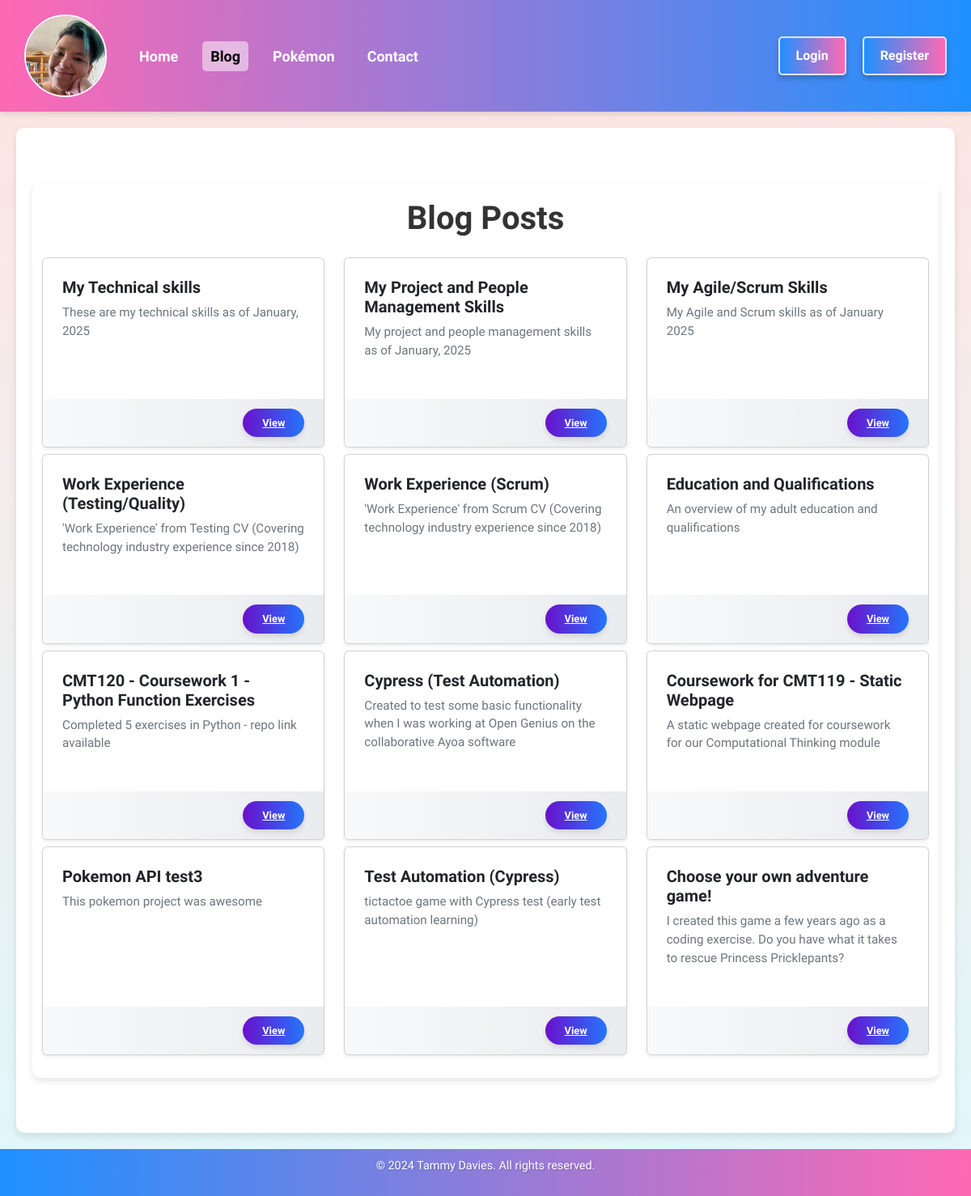
Screenshot of /blog/ with the database file from the repository.
### app/blog/database/models/blog_post.py (models this page shows)
class BlogPost(db.Model):
    id = db.Column(db.Integer, primary_key=True)
    title = db.Column(db.String(100), nullable=False)
    content = db.Column(db.Text, nullable=False)
    timestamp = db.Column(db.DateTime, default=datetime.utcnow)
    priority = db.Column(db.Integer, default=0)
    author = db.Column(db.String(50), nullable=False)
    summary = db.Column(db.String(255), nullable=True)
    repository_url = db.Column(db.String(255), nullable=True)
    live_demo_url = db.Column(db.String(255), nullable=True)
    comments = db.relationship(
        "Comment", backref="post", cascade="all, delete-orphan", lazy=True
    )

### app/blog/routes/blog.py (the view)
def blog():
    posts = BlogPost.query.order_by(
        BlogPost.priority.desc(), BlogPost.timestamp.desc()
    ).all()
    return render_template("blogs.html", posts=posts)

### app/authentication/database/is_admin.py (called while the page is built)
def is_admin():
    return current_user.is_authenticated and current_user.email == "tammy@tsdavies.com"

### app/blog/templates/blogs.html (shortened to what this page needs)
{% extends "page_template.html" %} {% block content %}
<main class="container my-5">
  <h1 class="text-center mb-4">Blog Posts</h1>
  <div class="row">
    {% for post in posts %} {% include "blog_tile.html" %} {% endfor %}
  </div>
</main>
{% endblock %}

### app/blog/templates/blog_tile.html (shortened to what this page needs)
<div class="col-md-4 mb-2">
  <div class="card mb-4 shadow-sm h-100">
    <div class="card-body">
      <h5 class="card-title">{{ post.title }}</h5>
      <p class="card-text text-clamp">
        {% if post.summary %} {{ post.summary }} {% else %} {{ post.content }}
        {% endif %}
      </p>
    </div>
    <div class="card-footer d-flex justify-content-between align-items-center">
      <a
        href="{{ url_for('blog.post_detail', post_id=post.id) }}"
        class="card-button"
      >
        View
      </a>
    </div>
  </div>
</div>

### app/static/css/style.css (style rules this page uses)
body { margin: 0; padding: 0; font-family: "Prompt", "Roboto", Arial, sans-serif; background: linear-gradient(to bottom, #ffe4e1, #e0f7fa); color: #333; display: flex; flex-direction: column; min-height: 100vh; }
main { flex: 1; display: flex; flex-direction: column; justify-content: center; padding: 20px; background: white; border-radius: 10px; box-shadow: 0 4px 8px rgba(0, 0, 0, 0.1); max-width: 1200px; margin: 20px auto; width: calc(100% - 40px); }
h1 { font-family: 'Prompt', sans-serif; font-size: 2.5rem; font-weight: bold; color: #333; margin-bottom: 1rem; }

### app/static/css/card_styles.css (style rules this page uses)
.card-body { padding: 1.5rem; position: relative; }
.card-title { font-family: 'Prompt', 'Roboto', sans-serif; font-weight: 600; font-size: 1.25rem; }
.card-text { font-family: 'Prompt', 'Open Sans', sans-serif; color: #6c757d; font-size: 0.95rem; }
.card-footer { background: linear-gradient(to right, #f8f9fa, #e9ecef); border-top: none; padding: 0.75rem 1.5rem; display: flex; justify-content: flex-end; align-items: center; }
.card-button { background: linear-gradient(to right, #6a11cb, #2575fc); border: none; border-radius: 20px; padding: 0.5rem 1.5rem; font-weight: bold; font-size: 0.8rem; color: white; box-shadow: 0 4px 6px rgba(0, 0, 0, 0.1); transition: transform 0.3s ease, box-shadow 0.3s ease, background 0.3s; }

### rows the page displays
BlogPost: title "My Technical skills", summary "These are my technical skills as of January, 2025"
BlogPost: title "My Project and People Management Skills", summary "My project and people management skills as of January, 2025"
BlogPost: title "My Agile/Scrum Skills", summary "My Agile and Scrum skills as of January 2025"
BlogPost: title "Work Experience (Testing/Quality)", summary "'Work Experience' from Testing CV (Covering technology industry experience since 2018)"
BlogPost: title "Work Experience (Scrum)", summary "'Work Experience' from Scrum CV (Covering technology industry experience since 2018)"
BlogPost: title "Education and Qualifications", summary "An overview of my adult education and qualifications"
BlogPost: title "CMT120 - Coursework 1 - Python Function Exercises", summary "Completed 5 exercises in Python - repo link available"
BlogPost: title "Cypress (Test Automation)", summary "Created to test some basic functionality when I was working at Open Genius on the collaborative Ayoa software"
BlogPost: title "Coursework for CMT119 - Static Webpage", summary "A static webpage created for coursework for our Computational Thinking module"
BlogPost: title "Pokemon API test3", summary "This pokemon project was awesome"
BlogPost: title "Test Automation (Cypress)", summary "tictactoe game with Cypress test (early test automation learning)"
BlogPost: title "Choose your own adventure game!", summary "I created this game a few years ago as a coding exercise. Do you have what it takes to rescue Princess Pricklepants?"
